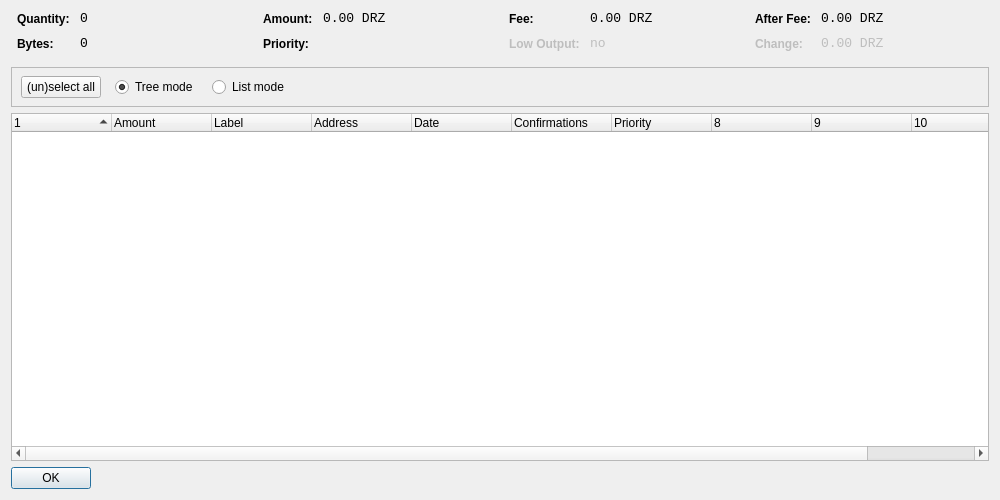
<?xml version="1.0" encoding="UTF-8"?>
<ui version="4.0">
 <class>CoinControlDialog</class>
 <widget class="QDialog" name="CoinControlDialog">
  <property name="geometry">
   <rect>
    <x>0</x>
    <y>0</y>
    <width>1000</width>
    <height>500</height>
   </rect>
  </property>
  <property name="windowTitle">
   <string>Coin Control</string>
  </property>
  <layout class="QVBoxLayout" name="verticalLayout">
   <item>
    <layout class="QHBoxLayout" name="horizontalLayoutTop" stretch="0,0,0,0">
     <property name="topMargin">
      <number>0</number>
     </property>
     <property name="bottomMargin">
      <number>10</number>
     </property>
     <item>
      <layout class="QFormLayout" name="formLayoutCoinControl1">
       <property name="horizontalSpacing">
        <number>10</number>
       </property>
       <property name="verticalSpacing">
        <number>10</number>
       </property>
       <property name="leftMargin">
        <number>6</number>
       </property>
       <property name="rightMargin">
        <number>6</number>
       </property>
       <item row="0" column="0">
        <widget class="QLabel" name="labelCoinControlQuantityText">
         <property name="styleSheet">
          <string notr="true">font-weight:bold;</string>
         </property>
         <property name="text">
          <string>Quantity:</string>
         </property>
        </widget>
       </item>
       <item row="0" column="1">
        <widget class="QLabel" name="labelCoinControlQuantity">
         <property name="font">
          <font>
           <family>Monospace</family>
           <pointsize>10</pointsize>
          </font>
         </property>
         <property name="cursor">
          <cursorShape>IBeamCursor</cursorShape>
         </property>
         <property name="contextMenuPolicy">
          <enum>Qt::ActionsContextMenu</enum>
         </property>
         <property name="text">
          <string notr="true">0</string>
         </property>
         <property name="textInteractionFlags">
          <set>Qt::LinksAccessibleByMouse|Qt::TextSelectableByKeyboard|Qt::TextSelectableByMouse</set>
         </property>
        </widget>
       </item>
       <item row="1" column="0">
        <widget class="QLabel" name="labelCoinControlBytesText">
         <property name="styleSheet">
          <string notr="true">font-weight:bold;</string>
         </property>
         <property name="text">
          <string>Bytes:</string>
         </property>
        </widget>
       </item>
       <item row="1" column="1">
        <widget class="QLabel" name="labelCoinControlBytes">
         <property name="font">
          <font>
           <family>Monospace</family>
           <pointsize>10</pointsize>
          </font>
         </property>
         <property name="cursor">
          <cursorShape>IBeamCursor</cursorShape>
         </property>
         <property name="contextMenuPolicy">
          <enum>Qt::ActionsContextMenu</enum>
         </property>
         <property name="text">
          <string notr="true">0</string>
         </property>
         <property name="textInteractionFlags">
          <set>Qt::LinksAccessibleByMouse|Qt::TextSelectableByKeyboard|Qt::TextSelectableByMouse</set>
         </property>
        </widget>
       </item>
      </layout>
     </item>
     <item>
      <layout class="QFormLayout" name="formLayoutCoinControl2">
       <property name="horizontalSpacing">
        <number>10</number>
       </property>
       <property name="verticalSpacing">
        <number>10</number>
       </property>
       <property name="leftMargin">
        <number>6</number>
       </property>
       <property name="rightMargin">
        <number>6</number>
       </property>
       <item row="0" column="0">
        <widget class="QLabel" name="labelCoinControlAmountText">
         <property name="styleSheet">
          <string notr="true">font-weight:bold;</string>
         </property>
         <property name="text">
          <string>Amount:</string>
         </property>
        </widget>
       </item>
       <item row="0" column="1">
        <widget class="QLabel" name="labelCoinControlAmount">
         <property name="font">
          <font>
           <family>Monospace</family>
           <pointsize>10</pointsize>
          </font>
         </property>
         <property name="cursor">
          <cursorShape>IBeamCursor</cursorShape>
         </property>
         <property name="contextMenuPolicy">
          <enum>Qt::ActionsContextMenu</enum>
         </property>
         <property name="text">
          <string notr="true">0.00 DRZ</string>
         </property>
         <property name="textInteractionFlags">
          <set>Qt::LinksAccessibleByMouse|Qt::TextSelectableByKeyboard|Qt::TextSelectableByMouse</set>
         </property>
        </widget>
       </item>
       <item row="1" column="0">
        <widget class="QLabel" name="labelCoinControlPriorityText">
         <property name="styleSheet">
          <string notr="true">font-weight:bold;</string>
         </property>
         <property name="text">
          <string>Priority:</string>
         </property>
        </widget>
       </item>
       <item row="1" column="1">
        <widget class="QLabel" name="labelCoinControlPriority">
         <property name="font">
          <font>
           <family>Monospace</family>
           <pointsize>10</pointsize>
          </font>
         </property>
         <property name="cursor">
          <cursorShape>IBeamCursor</cursorShape>
         </property>
         <property name="contextMenuPolicy">
          <enum>Qt::ActionsContextMenu</enum>
         </property>
         <property name="text">
          <string/>
         </property>
         <property name="textInteractionFlags">
          <set>Qt::LinksAccessibleByMouse|Qt::TextSelectableByKeyboard|Qt::TextSelectableByMouse</set>
         </property>
        </widget>
       </item>
      </layout>
     </item>
     <item>
      <layout class="QFormLayout" name="formLayoutCoinControl3">
       <property name="horizontalSpacing">
        <number>10</number>
       </property>
       <property name="verticalSpacing">
        <number>10</number>
       </property>
       <property name="leftMargin">
        <number>6</number>
       </property>
       <property name="rightMargin">
        <number>6</number>
       </property>
       <item row="0" column="0">
        <widget class="QLabel" name="labelCoinControlFeeText">
         <property name="styleSheet">
          <string notr="true">font-weight:bold;</string>
         </property>
         <property name="text">
          <string>Fee:</string>
         </property>
        </widget>
       </item>
       <item row="0" column="1">
        <widget class="QLabel" name="labelCoinControlFee">
         <property name="font">
          <font>
           <family>Monospace</family>
           <pointsize>10</pointsize>
          </font>
         </property>
         <property name="cursor">
          <cursorShape>IBeamCursor</cursorShape>
         </property>
         <property name="contextMenuPolicy">
          <enum>Qt::ActionsContextMenu</enum>
         </property>
         <property name="text">
          <string notr="true">0.00 DRZ</string>
         </property>
         <property name="textInteractionFlags">
          <set>Qt::LinksAccessibleByMouse|Qt::TextSelectableByKeyboard|Qt::TextSelectableByMouse</set>
         </property>
        </widget>
       </item>
       <item row="1" column="0">
        <widget class="QLabel" name="labelCoinControlLowOutputText">
         <property name="enabled">
          <bool>false</bool>
         </property>
         <property name="styleSheet">
          <string notr="true">font-weight:bold;</string>
         </property>
         <property name="text">
          <string>Low Output:</string>
         </property>
        </widget>
       </item>
       <item row="1" column="1">
        <widget class="QLabel" name="labelCoinControlLowOutput">
         <property name="enabled">
          <bool>false</bool>
         </property>
         <property name="font">
          <font>
           <family>Monospace</family>
           <pointsize>10</pointsize>
          </font>
         </property>
         <property name="cursor">
          <cursorShape>IBeamCursor</cursorShape>
         </property>
         <property name="contextMenuPolicy">
          <enum>Qt::ActionsContextMenu</enum>
         </property>
         <property name="text">
          <string notr="true">no</string>
         </property>
         <property name="textInteractionFlags">
          <set>Qt::LinksAccessibleByMouse|Qt::TextSelectableByKeyboard|Qt::TextSelectableByMouse</set>
         </property>
        </widget>
       </item>
      </layout>
     </item>
     <item>
      <layout class="QFormLayout" name="formLayoutCoinControl4">
       <property name="horizontalSpacing">
        <number>10</number>
       </property>
       <property name="verticalSpacing">
        <number>10</number>
       </property>
       <property name="leftMargin">
        <number>6</number>
       </property>
       <property name="rightMargin">
        <number>6</number>
       </property>
       <item row="0" column="0">
        <widget class="QLabel" name="labelCoinControlAfterFeeText">
         <property name="styleSheet">
          <string notr="true">font-weight:bold;</string>
         </property>
         <property name="text">
          <string>After Fee:</string>
         </property>
        </widget>
       </item>
       <item row="0" column="1">
        <widget class="QLabel" name="labelCoinControlAfterFee">
         <property name="font">
          <font>
           <family>Monospace</family>
           <pointsize>10</pointsize>
          </font>
         </property>
         <property name="cursor">
          <cursorShape>IBeamCursor</cursorShape>
         </property>
         <property name="contextMenuPolicy">
          <enum>Qt::ActionsContextMenu</enum>
         </property>
         <property name="text">
          <string notr="true">0.00 DRZ</string>
         </property>
         <property name="textInteractionFlags">
          <set>Qt::LinksAccessibleByMouse|Qt::TextSelectableByKeyboard|Qt::TextSelectableByMouse</set>
         </property>
        </widget>
       </item>
       <item row="1" column="0">
        <widget class="QLabel" name="labelCoinControlChangeText">
         <property name="enabled">
          <bool>false</bool>
         </property>
         <property name="styleSheet">
          <string notr="true">font-weight:bold;</string>
         </property>
         <property name="text">
          <string>Change:</string>
         </property>
        </widget>
       </item>
       <item row="1" column="1">
        <widget class="QLabel" name="labelCoinControlChange">
         <property name="enabled">
          <bool>false</bool>
         </property>
         <property name="font">
          <font>
           <family>Monospace</family>
           <pointsize>10</pointsize>
          </font>
         </property>
         <property name="cursor">
          <cursorShape>IBeamCursor</cursorShape>
         </property>
         <property name="contextMenuPolicy">
          <enum>Qt::ActionsContextMenu</enum>
         </property>
         <property name="text">
          <string notr="true">0.00 DRZ</string>
         </property>
         <property name="textInteractionFlags">
          <set>Qt::LinksAccessibleByMouse|Qt::TextSelectableByKeyboard|Qt::TextSelectableByMouse</set>
         </property>
        </widget>
       </item>
      </layout>
     </item>
    </layout>
   </item>
   <item>
    <widget class="QFrame" name="frame">
     <property name="minimumSize">
      <size>
       <width>0</width>
       <height>40</height>
      </size>
     </property>
     <property name="frameShape">
      <enum>QFrame::StyledPanel</enum>
     </property>
     <property name="frameShadow">
      <enum>QFrame::Sunken</enum>
     </property>
     <widget class="QWidget" name="horizontalLayoutWidget">
      <property name="geometry">
       <rect>
        <x>10</x>
        <y>0</y>
        <width>781</width>
        <height>41</height>
       </rect>
      </property>
      <layout class="QHBoxLayout" name="horizontalLayoutPanel" stretch="0,0,0,0,0">
       <property name="spacing">
        <number>14</number>
       </property>
       <item>
        <widget class="QPushButton" name="pushButtonSelectAll">
         <property name="sizePolicy">
          <sizepolicy hsizetype="Maximum" vsizetype="Fixed">
           <horstretch>0</horstretch>
           <verstretch>0</verstretch>
          </sizepolicy>
         </property>
         <property name="text">
          <string>(un)select all</string>
         </property>
        </widget>
       </item>
       <item>
        <widget class="QRadioButton" name="radioTreeMode">
         <property name="sizePolicy">
          <sizepolicy hsizetype="Maximum" vsizetype="Fixed">
           <horstretch>0</horstretch>
           <verstretch>0</verstretch>
          </sizepolicy>
         </property>
         <property name="text">
          <string>Tree mode</string>
         </property>
         <property name="checked">
          <bool>true</bool>
         </property>
        </widget>
       </item>
       <item>
        <widget class="QRadioButton" name="radioListMode">
         <property name="sizePolicy">
          <sizepolicy hsizetype="Maximum" vsizetype="Fixed">
           <horstretch>0</horstretch>
           <verstretch>0</verstretch>
          </sizepolicy>
         </property>
         <property name="text">
          <string>List mode</string>
         </property>
        </widget>
       </item>
       <item>
        <spacer name="horizontalSpacer">
         <property name="orientation">
          <enum>Qt::Horizontal</enum>
         </property>
         <property name="sizeHint" stdset="0">
          <size>
           <width>40</width>
           <height>20</height>
          </size>
         </property>
        </spacer>
       </item>
      </layout>
     </widget>
    </widget>
   </item>
   <item>
    <widget class="CoinControlTreeWidget" name="treeWidget">
     <property name="contextMenuPolicy">
      <enum>Qt::CustomContextMenu</enum>
     </property>
     <property name="sortingEnabled">
      <bool>false</bool>
     </property>
     <property name="columnCount">
      <number>11</number>
     </property>
     <attribute name="headerShowSortIndicator" stdset="0">
      <bool>true</bool>
     </attribute>
     <attribute name="headerStretchLastSection">
      <bool>false</bool>
     </attribute>
     <column>
      <property name="text">
       <string/>
      </property>
     </column>
     <column>
      <property name="text">
       <string>Amount</string>
      </property>
     </column>
     <column>
      <property name="text">
       <string>Label</string>
      </property>
     </column>
     <column>
      <property name="text">
       <string>Address</string>
      </property>
     </column>
     <column>
      <property name="text">
       <string>Date</string>
      </property>
     </column>
     <column>
      <property name="text">
       <string>Confirmations</string>
      </property>
      <property name="toolTip">
       <string>Confirmed</string>
      </property>
     </column>
     <column>
      <property name="text">
       <string>Priority</string>
      </property>
     </column>
     <column>
      <property name="text">
       <string/>
      </property>
     </column>
     <column>
      <property name="text">
       <string/>
      </property>
     </column>
     <column>
      <property name="text">
       <string/>
      </property>
     </column>
     <column>
      <property name="text">
       <string/>
      </property>
     </column>
    </widget>
   </item>
   <item>
    <widget class="QDialogButtonBox" name="buttonBox">
     <property name="sizePolicy">
      <sizepolicy hsizetype="Maximum" vsizetype="Fixed">
       <horstretch>0</horstretch>
       <verstretch>0</verstretch>
      </sizepolicy>
     </property>
     <property name="orientation">
      <enum>Qt::Horizontal</enum>
     </property>
     <property name="standardButtons">
      <set>QDialogButtonBox::Ok</set>
     </property>
    </widget>
   </item>
  </layout>
 </widget>
 <customwidgets>
  <customwidget>
   <class>CoinControlTreeWidget</class>
   <extends>QTreeWidget</extends>
   <header>coincontroltreewidget.h</header>
  </customwidget>
 </customwidgets>
 <resources/>
 <connections/>
</ui>
